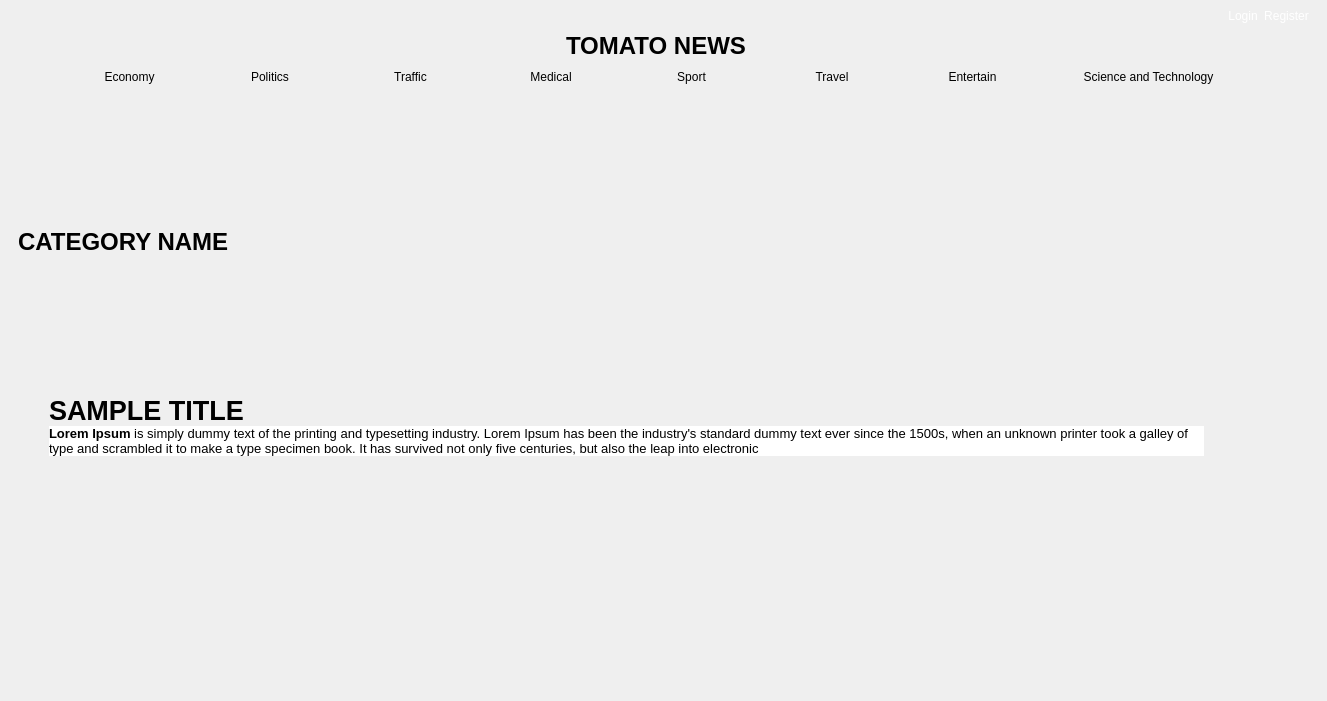
<?xml version="1.0" encoding="UTF-8"?>
<ui version="4.0">
 <class>MainWindow</class>
 <widget class="QMainWindow" name="MainWindow">
  <property name="windowModality">
   <enum>Qt::NonModal</enum>
  </property>
  <property name="enabled">
   <bool>true</bool>
  </property>
  <property name="geometry">
   <rect>
    <x>0</x>
    <y>0</y>
    <width>1327</width>
    <height>701</height>
   </rect>
  </property>
  <property name="maximumSize">
   <size>
    <width>16777215</width>
    <height>16777215</height>
   </size>
  </property>
  <property name="windowTitle">
   <string>Newspaper App</string>
  </property>
  <property name="windowIcon">
   <iconset>
    <normaloff>__siesta_tantei_wa_mou_shindeiru_drawn_by_lua22__sample-6b25b3a8cf6b7de416ce0100826da1b4.jpg</normaloff>__siesta_tantei_wa_mou_shindeiru_drawn_by_lua22__sample-6b25b3a8cf6b7de416ce0100826da1b4.jpg</iconset>
  </property>
  <property name="windowOpacity">
   <double>1.000000000000000</double>
  </property>
  <property name="statusTip">
   <string notr="true"/>
  </property>
  <property name="styleSheet">
   <string notr="true">*{
	border: none;
	margin: 0;
	padding: 0;
	scrollbar-width: thin
}

QSrollBar{
	border:none;
	background-color: rgb(161, 161, 161);
	margin: 0
}

QScrollBar::add-line:vertical, QScrollBar::add-line:horizontal, QScrollBar::sub-line:vertical, QScrollBar::sub-line:horizontal{
	border: none;
	background: none
}

QScrollBar:handle{
	border:none;
	background-color: rgb(64, 65, 66);
	border-radius: 8%;
	width: 12px
}

QScrollBar::handle:vertical{
	subcontrol-position: top;
	subcontrol-origin: margin;
}
QScrollBar::add-page:horizontal, QScrollBar::sub-page:horizontal, QScrollBar::add-page:vertical, QScrollBar::sub-page:vertical {
    background: none;
	border: none;
}
 QScrollBar::up-arrow:vertical, QScrollBar::down-arrow:vertical, QScrollBar:left-arrow:horizontal, QScrollBar::right-arrow:horizontal {
    border: none;
	background:none;
 }
QScrollBar::handle:vertical:hover, QScrollBar::handle:horizontal:hover{	
	background-color: rgb(36, 36, 36);
}
QScrollBar::handle:vertical:pressed, QScrollBar::handle:horizontal:pressed {	
	background-color: rgb(24,24,24);
}

</string>
  </property>
  <widget class="QWidget" name="centralwidget">
   <property name="styleSheet">
    <string notr="true">*{
	margin: 0;
	padding: 0;
	border: none
}</string>
   </property>
   <layout class="QVBoxLayout" name="verticalLayout_7">
    <property name="spacing">
     <number>0</number>
    </property>
    <property name="leftMargin">
     <number>0</number>
    </property>
    <property name="topMargin">
     <number>0</number>
    </property>
    <property name="rightMargin">
     <number>0</number>
    </property>
    <property name="bottomMargin">
     <number>0</number>
    </property>
    <item>
     <widget class="QFrame" name="categories">
      <property name="maximumSize">
       <size>
        <width>16777215</width>
        <height>100</height>
       </size>
      </property>
      <property name="styleSheet">
       <string notr="true">*{
	border:none;
	background: 	#3e3e42;
	color: white;
	margin: 0;
	padding: 0;
}

QPushButton{
	text-decoration: underline;
	font-size: 14px;
	font: 10pt url('https://fonts.googleapis.com/css2?family=Oswald:wght@500&amp;family=Roboto:wght@300&amp;display=swap');
}

.QFrame#categories{
	width:100%;
	padding: 0;
	border:100px
}</string>
      </property>
      <layout class="QGridLayout" name="gridLayout_2">
       <property name="leftMargin">
        <number>0</number>
       </property>
       <property name="topMargin">
        <number>0</number>
       </property>
       <property name="bottomMargin">
        <number>0</number>
       </property>
       <property name="spacing">
        <number>0</number>
       </property>
       <item row="0" column="0" rowspan="4" colspan="2" alignment="Qt::AlignLeft|Qt::AlignVCenter">
        <widget class="QLabel" name="app_icon">
         <property name="sizePolicy">
          <sizepolicy hsizetype="MinimumExpanding" vsizetype="Preferred">
           <horstretch>0</horstretch>
           <verstretch>0</verstretch>
          </sizepolicy>
         </property>
         <property name="minimumSize">
          <size>
           <width>94</width>
           <height>90</height>
          </size>
         </property>
         <property name="maximumSize">
          <size>
           <width>94</width>
           <height>94</height>
          </size>
         </property>
         <property name="text">
          <string/>
         </property>
         <property name="pixmap">
          <pixmap>assets/c2809fdd51f6ea93032bfed10dcf824b.png</pixmap>
         </property>
         <property name="scaledContents">
          <bool>true</bool>
         </property>
         <property name="wordWrap">
          <bool>true</bool>
         </property>
         <property name="margin">
          <number>0</number>
         </property>
         <property name="indent">
          <number>-1</number>
         </property>
        </widget>
       </item>
       <item row="2" column="3">
        <layout class="QHBoxLayout" name="category_container" stretch="1,1,1,1,1,1,1,2">
         <property name="spacing">
          <number>70</number>
         </property>
         <property name="sizeConstraint">
          <enum>QLayout::SetNoConstraint</enum>
         </property>
         <property name="leftMargin">
          <number>0</number>
         </property>
         <property name="topMargin">
          <number>10</number>
         </property>
         <property name="rightMargin">
          <number>0</number>
         </property>
         <property name="bottomMargin">
          <number>0</number>
         </property>
         <item>
          <widget class="QPushButton" name="Economy">
           <property name="cursor">
            <cursorShape>PointingHandCursor</cursorShape>
           </property>
           <property name="text">
            <string>Economy</string>
           </property>
          </widget>
         </item>
         <item>
          <widget class="QPushButton" name="Politics">
           <property name="cursor">
            <cursorShape>PointingHandCursor</cursorShape>
           </property>
           <property name="text">
            <string>Politics</string>
           </property>
          </widget>
         </item>
         <item>
          <widget class="QPushButton" name="Traffic">
           <property name="cursor">
            <cursorShape>PointingHandCursor</cursorShape>
           </property>
           <property name="text">
            <string>Traffic</string>
           </property>
          </widget>
         </item>
         <item>
          <widget class="QPushButton" name="Medical">
           <property name="cursor">
            <cursorShape>PointingHandCursor</cursorShape>
           </property>
           <property name="text">
            <string>Medical</string>
           </property>
          </widget>
         </item>
         <item>
          <widget class="QPushButton" name="Sport">
           <property name="cursor">
            <cursorShape>PointingHandCursor</cursorShape>
           </property>
           <property name="text">
            <string>Sport</string>
           </property>
          </widget>
         </item>
         <item>
          <widget class="QPushButton" name="Travel">
           <property name="cursor">
            <cursorShape>PointingHandCursor</cursorShape>
           </property>
           <property name="text">
            <string>Travel</string>
           </property>
          </widget>
         </item>
         <item>
          <widget class="QPushButton" name="Entertain">
           <property name="cursor">
            <cursorShape>PointingHandCursor</cursorShape>
           </property>
           <property name="text">
            <string>Entertain</string>
           </property>
          </widget>
         </item>
         <item>
          <widget class="QPushButton" name="SciTech">
           <property name="sizePolicy">
            <sizepolicy hsizetype="Expanding" vsizetype="Minimum">
             <horstretch>0</horstretch>
             <verstretch>0</verstretch>
            </sizepolicy>
           </property>
           <property name="baseSize">
            <size>
             <width>0</width>
             <height>0</height>
            </size>
           </property>
           <property name="cursor">
            <cursorShape>PointingHandCursor</cursorShape>
           </property>
           <property name="text">
            <string>Science and Technology</string>
           </property>
          </widget>
         </item>
        </layout>
       </item>
       <item row="1" column="3" alignment="Qt::AlignHCenter">
        <widget class="QLabel" name="app_name">
         <property name="minimumSize">
          <size>
           <width>0</width>
           <height>25</height>
          </size>
         </property>
         <property name="font">
          <font>
           <pointsize>18</pointsize>
           <weight>75</weight>
           <bold>true</bold>
          </font>
         </property>
         <property name="text">
          <string>TOMATO NEWS</string>
         </property>
        </widget>
       </item>
       <item row="0" column="4">
        <widget class="QWidget" name="user_action" native="true">
         <layout class="QHBoxLayout" name="horizontalLayout_2">
          <item>
           <widget class="QPushButton" name="login">
            <property name="maximumSize">
             <size>
              <width>100</width>
              <height>16777215</height>
             </size>
            </property>
            <property name="cursor">
             <cursorShape>PointingHandCursor</cursorShape>
            </property>
            <property name="styleSheet">
             <string notr="true">*{
	color: white
}</string>
            </property>
            <property name="text">
             <string>Login</string>
            </property>
            <property name="icon">
             <iconset>
              <normaloff>user (3).png</normaloff>user (3).png</iconset>
            </property>
           </widget>
          </item>
          <item>
           <widget class="QPushButton" name="register_2">
            <property name="maximumSize">
             <size>
              <width>100</width>
              <height>16777215</height>
             </size>
            </property>
            <property name="cursor">
             <cursorShape>PointingHandCursor</cursorShape>
            </property>
            <property name="styleSheet">
             <string notr="true">*{
	color: white
}</string>
            </property>
            <property name="text">
             <string>Register</string>
            </property>
            <property name="icon">
             <iconset>
              <normaloff>user (3).png</normaloff>user (3).png</iconset>
            </property>
           </widget>
          </item>
         </layout>
        </widget>
       </item>
      </layout>
     </widget>
    </item>
    <item>
     <widget class="QScrollArea" name="scrollArea">
      <property name="widgetResizable">
       <bool>true</bool>
      </property>
      <widget class="QWidget" name="scrollAreaWidgetContents">
       <property name="geometry">
        <rect>
         <x>0</x>
         <y>0</y>
         <width>1327</width>
         <height>601</height>
        </rect>
       </property>
       <layout class="QVBoxLayout" name="verticalLayout">
        <item>
         <widget class="QFrame" name="older_news">
          <property name="frameShape">
           <enum>QFrame::StyledPanel</enum>
          </property>
          <property name="frameShadow">
           <enum>QFrame::Raised</enum>
          </property>
          <layout class="QVBoxLayout" name="verticalLayout_12">
           <item>
            <widget class="QLabel" name="hot_news_label_3">
             <property name="minimumSize">
              <size>
               <width>711</width>
               <height>32</height>
              </size>
             </property>
             <property name="maximumSize">
              <size>
               <width>711</width>
               <height>32</height>
              </size>
             </property>
             <property name="autoFillBackground">
              <bool>false</bool>
             </property>
             <property name="text">
              <string>&lt;html&gt;&lt;head/&gt;&lt;body&gt;&lt;p&gt;&lt;span style=&quot; font-size:18pt; font-weight:600;&quot;&gt;CATEGORY NAME&lt;/span&gt;&lt;/p&gt;&lt;/body&gt;&lt;/html&gt;</string>
             </property>
            </widget>
           </item>
           <item>
            <widget class="QFrame" name="old_1">
             <property name="maximumSize">
              <size>
               <width>1204</width>
               <height>181</height>
              </size>
             </property>
             <property name="frameShape">
              <enum>QFrame::StyledPanel</enum>
             </property>
             <property name="frameShadow">
              <enum>QFrame::Raised</enum>
             </property>
             <layout class="QFormLayout" name="formLayout_5">
              <item row="0" column="0">
               <widget class="QLabel" name="old_1_image">
                <property name="maximumSize">
                 <size>
                  <width>391</width>
                  <height>181</height>
                 </size>
                </property>
                <property name="text">
                 <string/>
                </property>
                <property name="pixmap">
                 <pixmap>assets/Screenshot (14).png</pixmap>
                </property>
                <property name="scaledContents">
                 <bool>true</bool>
                </property>
               </widget>
              </item>
              <item row="0" column="1">
               <widget class="QFrame" name="old_1_set">
                <property name="frameShape">
                 <enum>QFrame::StyledPanel</enum>
                </property>
                <property name="frameShadow">
                 <enum>QFrame::Raised</enum>
                </property>
                <layout class="QVBoxLayout" name="verticalLayout_8">
                 <item>
                  <widget class="QLabel" name="old_1_title">
                   <property name="maximumSize">
                    <size>
                     <width>16777215</width>
                     <height>20</height>
                    </size>
                   </property>
                   <property name="font">
                    <font>
                     <pointsize>20</pointsize>
                     <weight>75</weight>
                     <bold>true</bold>
                    </font>
                   </property>
                   <property name="text">
                    <string>SAMPLE TITLE</string>
                   </property>
                  </widget>
                 </item>
                 <item>
                  <widget class="QLabel" name="old_1_description">
                   <property name="minimumSize">
                    <size>
                     <width>0</width>
                     <height>0</height>
                    </size>
                   </property>
                   <property name="maximumSize">
                    <size>
                     <width>16777215</width>
                     <height>100</height>
                    </size>
                   </property>
                   <property name="styleSheet">
                    <string notr="true">*{
	background-color: white
}</string>
                   </property>
                   <property name="text">
                    <string>&lt;html&gt;&lt;head/&gt;&lt;body&gt;&lt;p&gt;&lt;span style=&quot; font-size:10pt; font-weight:600;&quot;&gt;Lorem Ipsum&lt;/span&gt;&lt;span style=&quot; font-size:10pt;&quot;&gt; is simply dummy text of the printing and typesetting industry. Lorem Ipsum has been the industry's standard dummy text ever since the 1500s, when an unknown printer took a galley of type and scrambled it to make a type specimen book. It has survived not only five centuries, but also the leap into electronic&lt;/span&gt;&lt;/p&gt;&lt;/body&gt;&lt;/html&gt;</string>
                   </property>
                   <property name="wordWrap">
                    <bool>true</bool>
                   </property>
                  </widget>
                 </item>
                </layout>
               </widget>
              </item>
             </layout>
            </widget>
           </item>
          </layout>
         </widget>
        </item>
       </layout>
      </widget>
     </widget>
    </item>
   </layout>
  </widget>
 </widget>
 <resources>
  <include location="../Test.qrc"/>
 </resources>
 <connections/>
</ui>
